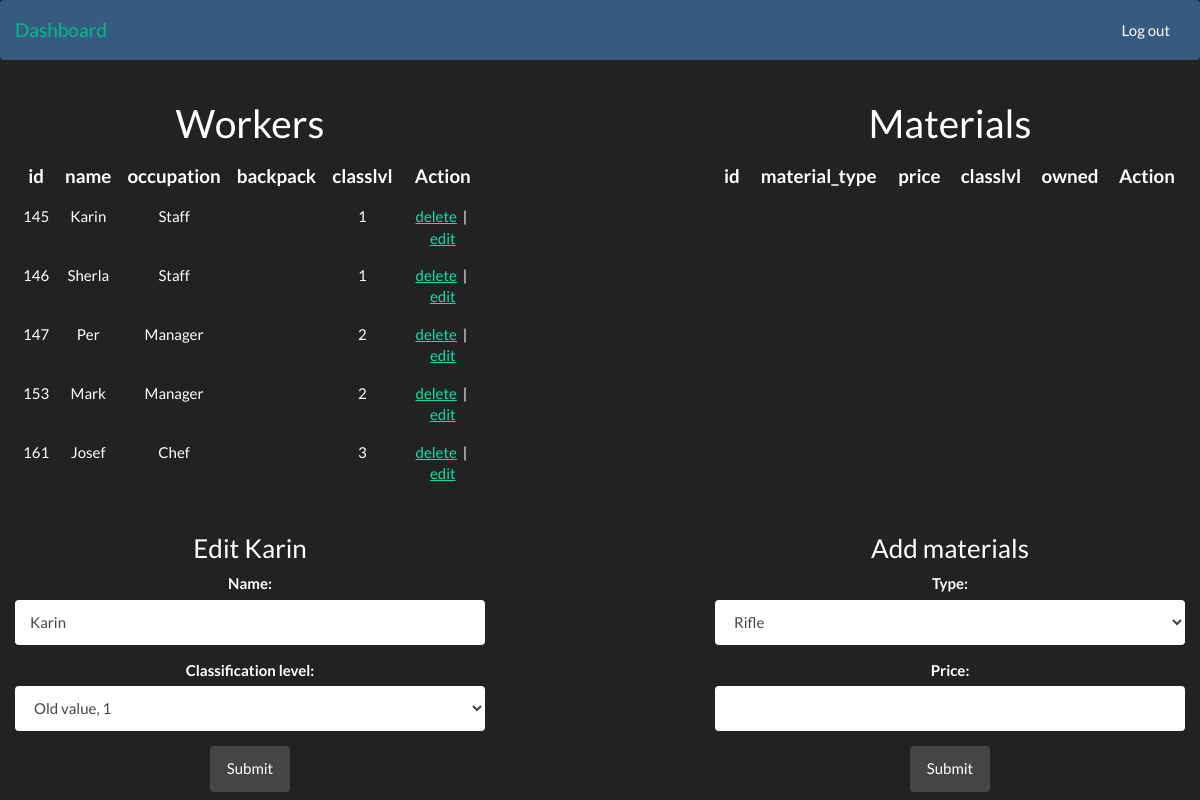
Screenshot of /dashboard/personal/?edit_per=145 (signed in) with the database file from the repository.
### employee.py (models this page shows, shortened)
class Employee(Workers):
    """
    A class for all workers
    """

### app.py (the view, shortened to what this page needs)
@app.route('/dashboard/personal/', methods=['GET', 'POST'])
def personal():
    if g.user:
        edit_per = request.args.get('edit_per')
        edit_mat = request.args.get('edit_mat')
        workers_backpack = None
        try:
            workers_backpack = con.get_worker(edit_per).backpack.split(', ')
        except AttributeError:
            pass
        if (request.method == 'GET'):
            delete_per = request.args.get('del_per')
            delete_mat = request.args.get('del_mat')
            if (delete_per):
                con.delete_worker(delete_per)
            if (delete_mat):
                con.delete_material(delete_mat)
        return render_template(
            'personal.html',
            table_workers=con.create_workers_table(),
            table_material=con.create_material_table(),
            edit_per=edit_per,
            edit_mat=edit_mat,
            worker=con.get_worker(edit_per),
            material=con.get_material(edit_mat),
            av_materials=con.get_avaliable_material(edit_per),
            workers_backpack=workers_backpack
        )
    else:
        return redirect(url_for('index'))

### app.py (called while the page is built)
@app.before_request
def before_request():
    g.user = None
    if 'user' in session:
        g.user = session['user']

### controller.py (called while the page is built, shortened)
    def create_material_table(self):
        table = "<thead><tr>"
        for item in self.material_all_headings:
            table += """
            <th>{}</th>
            """.format(item)
        table += "<th>Action</th></tr></thead><tbody>"
        materials = self.session.query(Materials).all()
        table += "</tbody>"
        return table

    def get_worker(self, edit_id):
        return self.session.query(Workers).filter(Workers.id == edit_id).first()

    def get_material(self, edit_id):
        return self.session.query(Materials).filter(Materials.id == edit_id).first()

    def get_avaliable_material(self, edit_id):
        worker = self.get_worker(edit_id)
        if not worker:
            return None
        bpack = self.get_worker(worker.id).backpack.split(', ')
        all_materials = self.session.query(Materials)
        avaliable_materials = all_materials.filter(
            and_(Materials.classlvl <= worker.classlvl, ~Materials.material_type.in_(bpack))
        ).all()
        return avaliable_materials

### templates/personal.html
{% include 'header.html' %}
<div class="container-fluid" role="main">
    <div class="row">
        <div class="col-md-5 text-center">
            <h1>Workers</h1>
              <table class="table">
                    {{ table_workers|safe }}
              </table>
        </div>
        <div class="col-md-5 col-md-offset-2 text-center">
            <h1>Materials</h1>
              <table class="table">
                    {{ table_material|safe }}
              </table>
        </div>
    </div>
    <div class="row">
        {% include 'persons_edit.html' %}
        {% include 'materials_edit.html' %}
    </div>
</div>
{% include 'footer.html' %}

### templates/persons_edit.html (shortened to what this page needs)
{% if edit_per %}
<div class="col-md-5 text-center">
    <h3>Edit {{ worker.name }}</h3>
    <form role="form" method="POST" action="{{url_for('personal') + '?edit_per=' + edit_per}}">
        <div class="form-group">
            <label for="name">Name: </label>
            <input type="text" name="name" class="form-control" value="{{ worker.name }}"/>
        </div>
        <div class="form-group">
            <label for="sel1">Classification level:</label>
            <select class="form-control" id="sel1" name="classlvl" value="{{ worker.classlvl }}">
                <option value="{{ worker.classlvl }}" selected>Old value, {{ worker.classlvl }}</option>
            </select>
        </div>
        <button type="submit" class="btn btn-default" name="edit_worker">Submit</button>
    </form>
</div>
{% endif %}

### rows the page displays
Employee: occupation "id name occupation backpack classlvl Action 145 Karin Staff 1 delete | edit 146 Sherla Staff 1 delete | edit 147 Per Manager 2 delete | edit 153 Mark Manager 2 delete | edit 161 Josef Chef 3 delete | edit"
Employee: name "Karin", classlvl "Old value, 1"

### other values shown
{{ table_material|safe }} "id material_type price classlvl owned Action"
